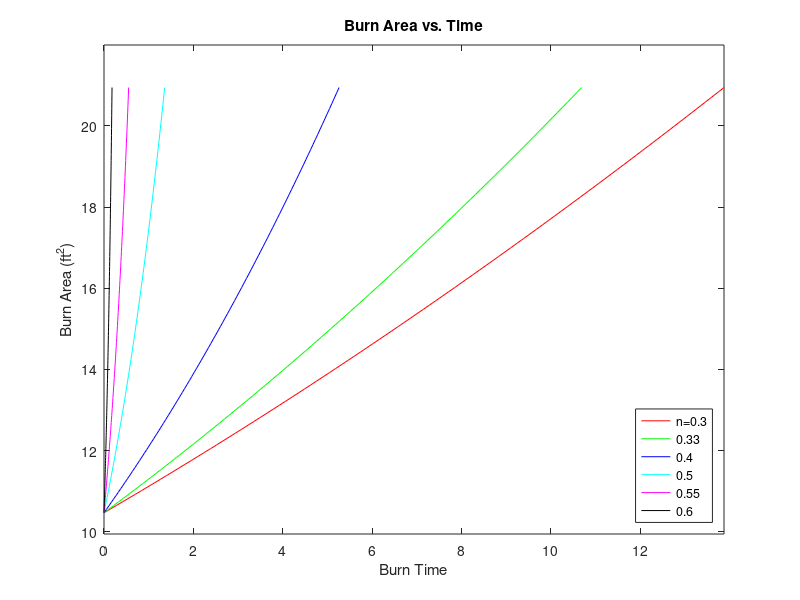
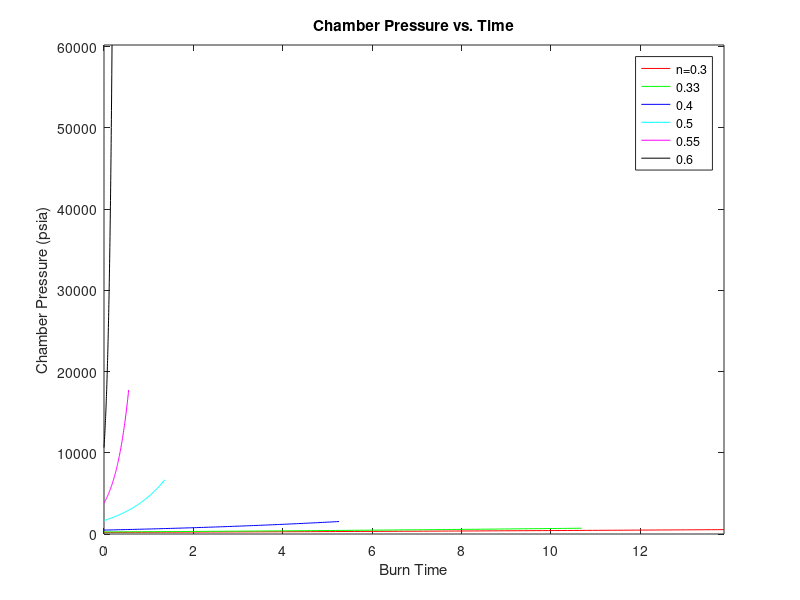
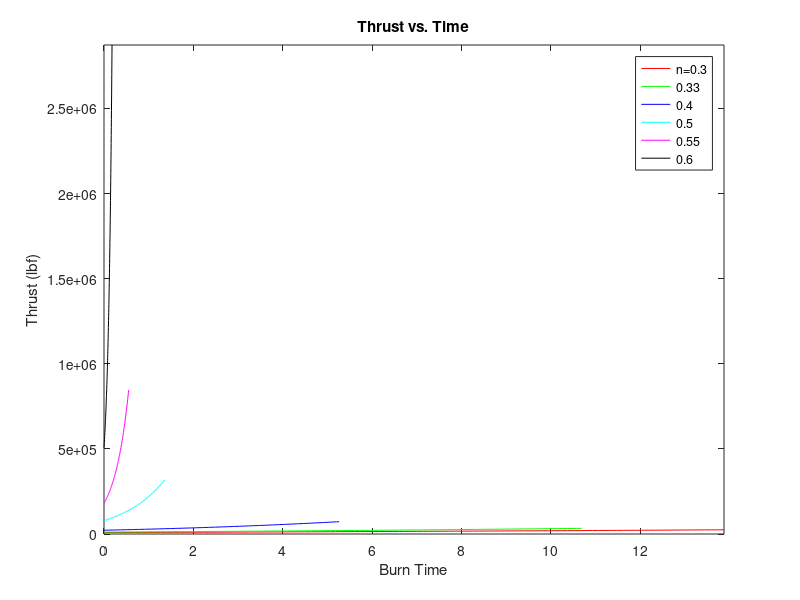
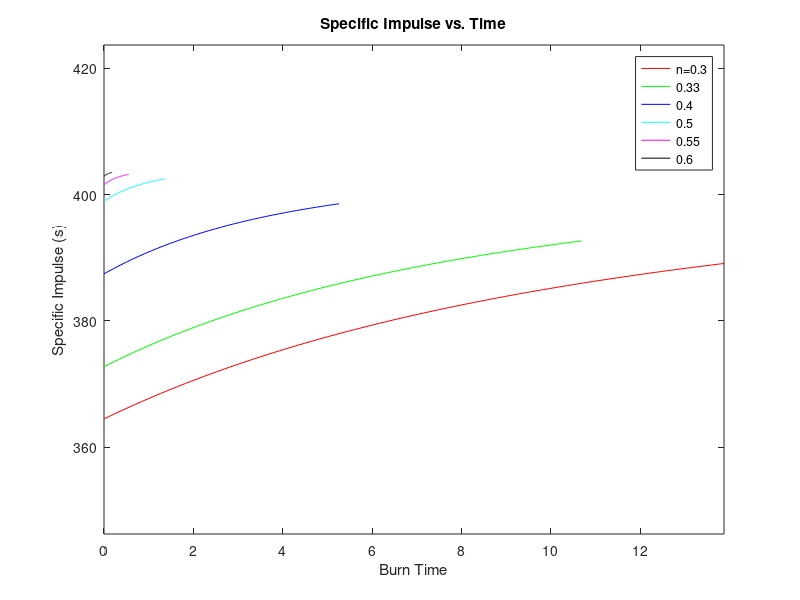

MATLAB code to generate these figures, in order:
% Zane Grothe
% AERO 6530
% HW 4
% 3/14/22

clear all
close all
clc

% Problem 3 ~~~~~~~~~~~~~~~~~~~~
% Part a) [English units]


% Givens

a=0.05; % Burn rate coefficient (in/s/psi^n)
cstar=5343; % Characteristic velocity (ft/s)
rhob=0.064; % Propellant density (lbm/in^3)
T0=6260; % Chamber temperature (Rankine)
MW=25.3; % Molecular weight (lbm/lbm-mol)
gam=1.24; % Specific heat ratio
Dt=5; % Throat diameter (in)
Di=8; % Grain initial diameter (in)
Dc=16; % Grain outer diameter (in)
L=60; % Grain length (in)
Me=2.5; % Exit Mach number

pa=14.7; % Atmospheric pressure (psia)
g=32.17; % Mass conversion (lbm/slug)
Ru=1545.43; % Universal gas constant (ft-lbf/lbm-mol-R)


nm=[0.3,0.33,0.4,0.5,0.55,0.6]; % Burn rate exponent matrix


% Calculations

At=pi*Dt^2/4; % Throat area (in^2)
Abi=pi*Di*L; % Initial burn area (in^2)
Abf=pi*Dc*L; % Final burn area (in^2)

x=1; % Counter
while x < 7
    n=nm(1,x); % Use the counter to pull n value
    
    K1=2*pi*L*a*(a*cstar*rhob/At/g)^(n/(1-n));
    K2=K1*(2*n-1)/(n-1);
    
    if n == 0.5
        tf=log(Abf/Abi)/K1; % Burnout time for special case of n=0.5 (s)
    else
        tf=(Abf^((2*n-1)/(n-1))-Abi^((2*n-1)/(n-1)))/K2; % Burnout time (s)
    end
    
    t=linspace(0,tf); % Burn time (s)
    
    if n == 0.5
        Ab=Abi*exp(K1*t); % Burn area for special case of n=0.5 (in^2)
    else
        Ab=(K2*t+Abi^((2*n-1)/(n-1))).^((n-1)/(2*n-1)); % Burn area (in^2)
    end
    
    p0=(a*rhob*cstar*Ab/At/g).^(1/(1-n)); % Chamber pressure (psia)
    mdot=p0*At/cstar; % Mass flow rate (slug/s)
    Te=T0/(1+(gam-1)*Me/2); % Exit temperature (Rankine)
    ue=Me*sqrt(gam*Te*g*Ru/MW); % Exhaust velocity (ft/s)
    Ae=At/Me*(2/(gam+1)*((1+(gam-1)/2*Me^2)))^((gam+1)/2/(gam-1)); % Exit area (in^2)
    pe=p0/(1+(gam-1)*Me/2)^(gam/(gam-1)); % Exit pressure (psia)
    Ft=mdot*ue+Ae*(pe-pa); % Thrust (lbf)
    Isp=Ft./mdot/g; % Specific impulse (s)
    
    % Collect data into rows (subscript m denotes a matrix of the values)
    if x == 1
        Abm=Ab/144; % Converting burn area to ft
        p0m=p0;
        Ftm=Ft;
        Ispm=Isp;
        tm=t;
    else
        Abm=[Abm;Ab/144]; % Converting burn area to ft
        p0m=[p0m;p0];
        Ftm=[Ftm;Ft];
        Ispm=[Ispm;Isp];
        tm=[tm;t];
    end
    
    x=x+1; % Increase counter
end


% Plot loop using data matrices' rows on 1 plot each

C=[1,0,0;0,1,0;0,0,1;0,1,1;1,0,1;0,0,0]; % Color matrix to pick from

% Burn Area
for b=1:6
    figure(1)
    plot(tm(b,:),Abm(b,:),'color',C(b,:))
    hold on
end
hold off
xlim([0,max(tm(:))])
ylim([min(Abm(:))*0.95,max(Abm(:))*1.05])
xlabel('Burn Time')
ylabel('Burn Area (ft^2)')
title('Burn Area vs. Time')
legend({'n=0.3','0.33','0.4','0.5','0.55','0.6'},'Location','southeast')

% Chamber Pressure
for b=1:6
    figure(2)
    plot(tm(b,:),p0m(b,:),'color',C(b,:))
    hold on
end
hold off
xlim([0,max(tm(:))])
ylim([0,max(p0m(:))])
xlabel('Burn Time')
ylabel('Chamber Pressure (psia)')
title('Chamber Pressure vs. Time')
legend('n=0.3','0.33','0.4','0.5','0.55','0.6')

% Thrust
for b=1:6
    figure(3)
    plot(tm(b,:),Ftm(b,:),'color',C(b,:))
    hold on
end
hold off
xlim([0,max(tm(:))])
ylim([0,max(Ftm(:))])
xlabel('Burn Time')
ylabel('Thrust (lbf)')
title('Thrust vs. Time')
legend('n=0.3','0.33','0.4','0.5','0.55','0.6')

% Specific Impulse
for b=1:6
    figure(4)
    plot(tm(b,:),Ispm(b,:),'color',C(b,:))
    hold on
end
hold off
xlim([0,max(tm(:))])
ylim([min(Ispm(:))*0.95,max(Ispm(:))*1.05])
xlabel('Burn Time')
ylabel('Specific Impulse (s)')
title('Specific Impulse vs. Time')
legend('n=0.3','0.33','0.4','0.5','0.55','0.6')

